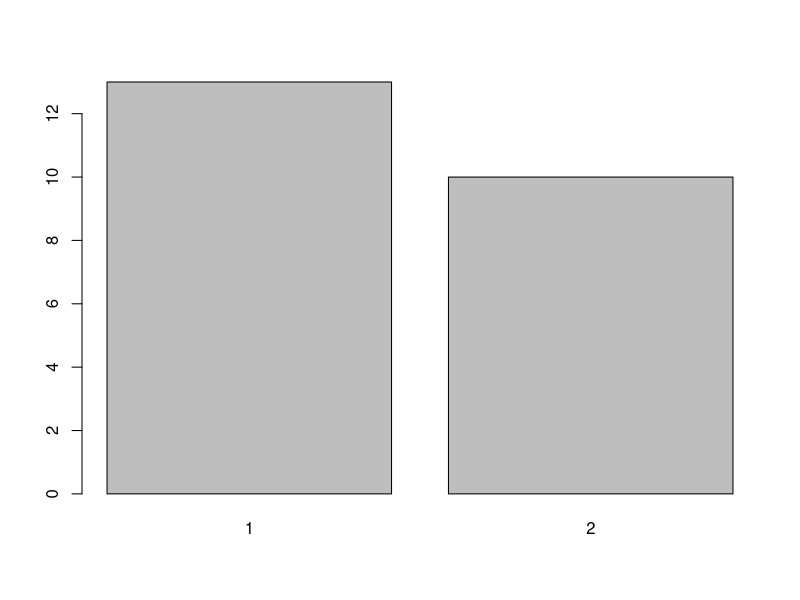
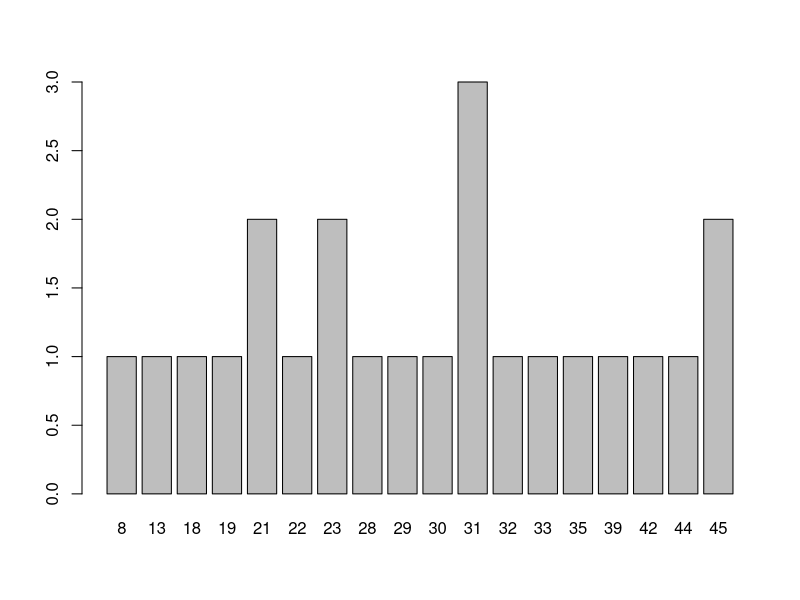
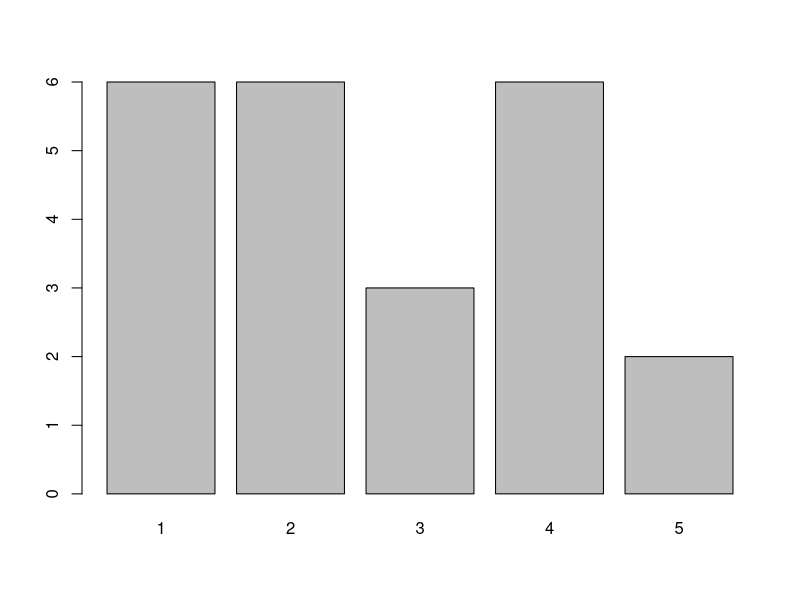
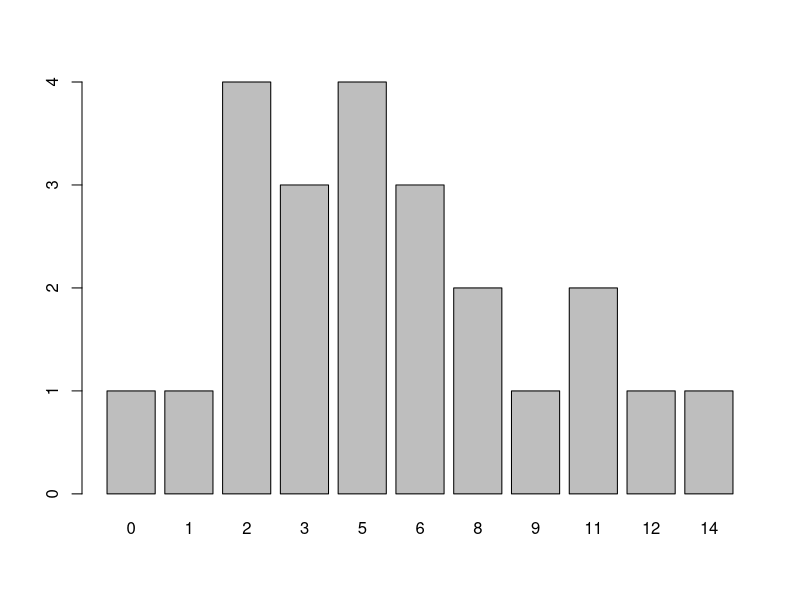
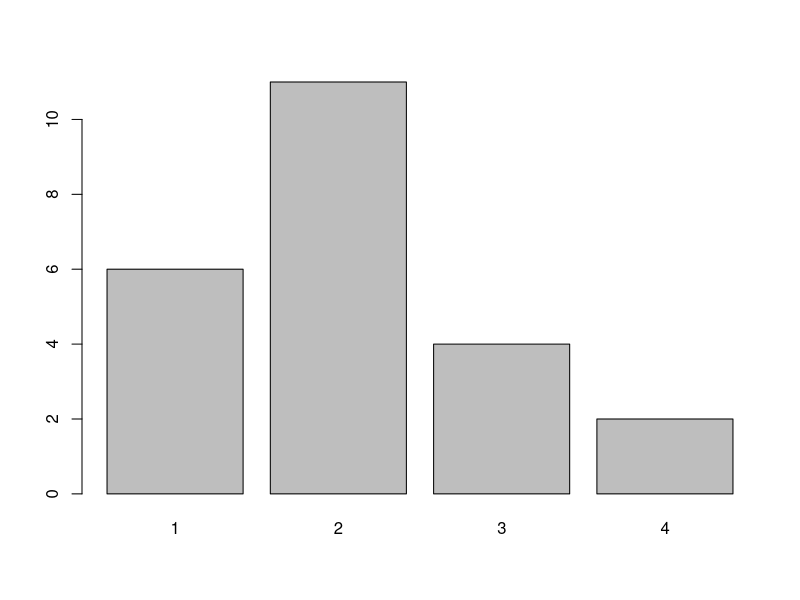
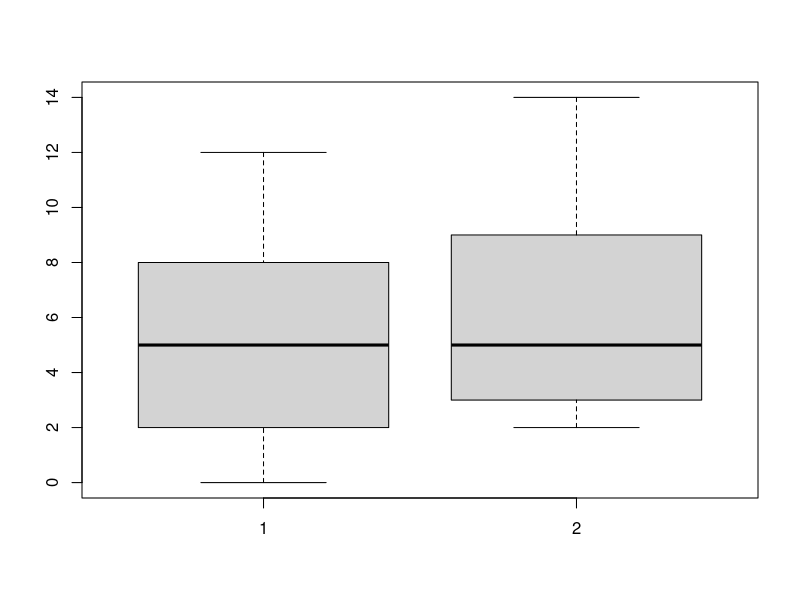

Source code (R) for these figures, in order:
#(a) Create the data set hospital data as described above.

age=c(18,19,21,28,23,29,33,31,31,30,39,44,42,22,35,21,23,45,8,45,13,32,31)
gender=c(1,1,1,2,2,1,2,2,1,2,1,1,1,1,1,2,1,2,2,2,1,1,2)
degree=c(1,2,2,4,4,1,1,3,2,5,5,1,2,3,4,4,1,2,3,4,4,2,1)
stay=c(0,2,3,9,11,1,2,3,2,14,12,11,8,8,6,6,5,5,5,5,6,2,3)
diagnosis=c(2,3,1,1,2,2,2,1,2,2,2,4,3,1,2,2,2,3,4,2,3,1,1)


hospital_data=data.frame(age,gender,degree, stay, diagnosis)

hospital_data



#(b) What are the dimensions of the data set hospital data?
dim(hospital_data)
#  (c) Explain the scale of each of the variables!

#age:quantitative, ratio
#gender:Qualitative, nominal
#degree: Qualitative, ordinal
#stay:Quantitative, ratio
#Diagonosis: Qualitative, nominal
#  (d) Create for each of the following variables an appropriate diagram
#and motivate the choice of diagram:


barplot(table(hospital_data$gender))
barplot(table(hospital_data$age))
barplot(table(hospital_data$degree))
barplot(table(hospital_data$stay))
barplot(table(hospital_data$diagnosis))


#(e) Create and compare the boxplots for the variable stay for females and males!

males_stay = stay[gender==2]
males_stay

females_stay = stay[gender==1]
females_stay
boxplot(females_stay, males_stay)



#(f) Use the function quantile to calculate the three quantiles used in
#5e! Compare these quantiles for females and males!
quantile(females_stay, c(0.25, 0.5, 0.75))

quantile(males_stay, c(0.25, 0.5, 0.75))


















